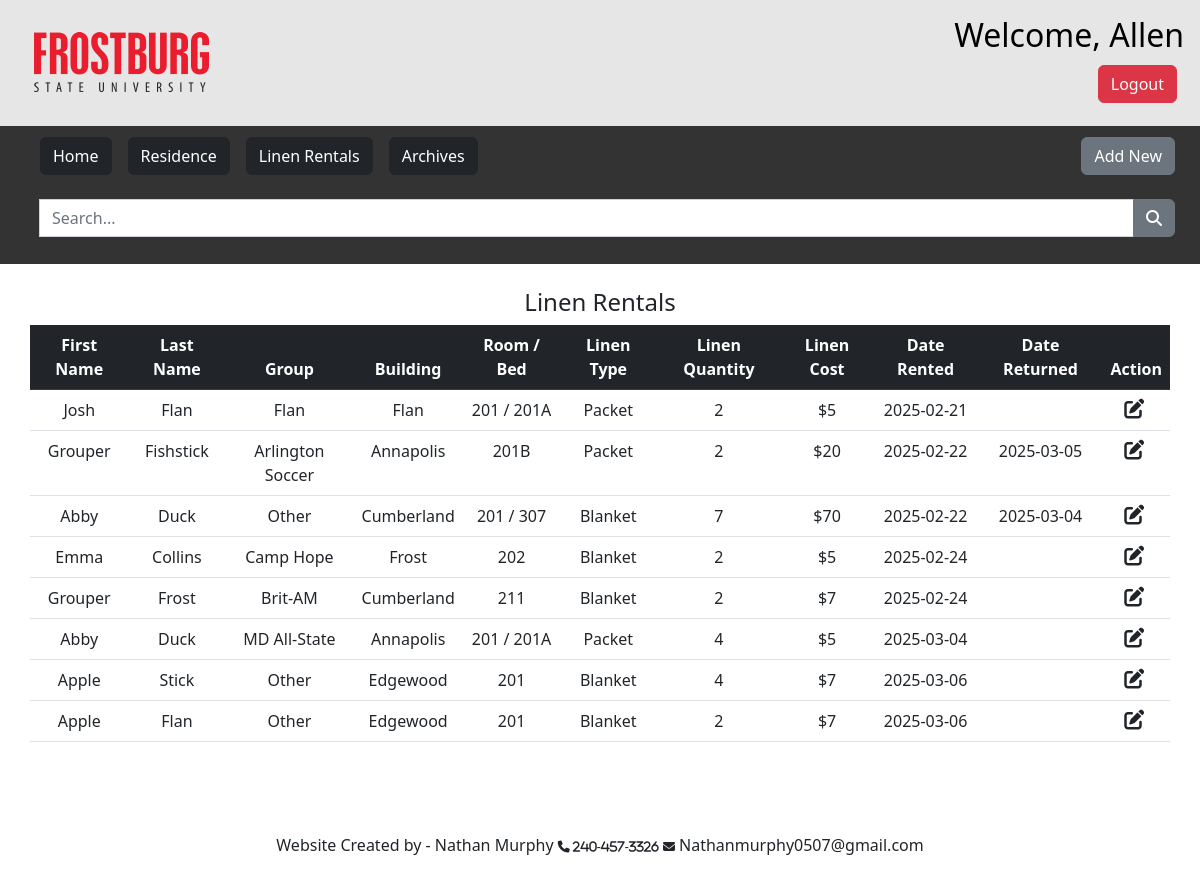
Screenshot of /linen.php (signed in) with the database file from the repository.
### tables this page shows
CREATE TABLE `user` (
  `id` int(11) NOT NULL,
  `name` varchar(128) NOT NULL,
  `email` varchar(255) NOT NULL,
  `password_hash` varchar(255) NOT NULL
);

CREATE TABLE `linens` (
  `id` int(11) NOT NULL,
  `resident_id` int(11) DEFAULT NULL,
  `first_name` varchar(255) DEFAULT NULL,
  `last_name` varchar(255) DEFAULT NULL,
  `building` varchar(255) DEFAULT NULL,
  `room` varchar(255) DEFAULT NULL,
  `group` varchar(255) DEFAULT NULL,
  `linen_type` varchar(255) DEFAULT NULL,
  `linen_quantity` varchar(255) DEFAULT NULL,
  `linen_cost` varchar(255) DEFAULT NULL,
  `linen_date_rented` date DEFAULT NULL,
  `linen_date_returned` date DEFAULT NULL
);

### linen.php (the view, shortened to what this page needs)
<?php
if (isset($_SESSION["user_id"])) {
    $mysqli = require __DIR__ . "/database.php";
    $stmt = $mysqli->prepare("SELECT * FROM user WHERE id = ?");
    $stmt->bind_param("i", $_SESSION['user_id']);
    $stmt->execute();
    $result = $stmt->get_result();
    $user = $result->fetch_assoc();
}
include "db_conn.php";
$search = "";
if (isset($_GET['search'])) {
    $search = mysqli_real_escape_string($conn, $_GET['search']);
    $sql = "SELECT co.id as resident_id, co.first_name, co.last_name, co.building, co.room, co.`group`, l.first_name, l.last_name, l.building, l.room, l.`group`, l.linen_type, l.linen_quantity, l.linen_cost, l.linen_date_rented, l.linen_date_returned
            FROM `linens` l
            LEFT JOIN `checkin-out` co ON co.id = l.resident_id
            WHERE (co.first_name LIKE '%$search%' OR
                   co.last_name LIKE '%$search%' OR
                   co.building LIKE '%$search%' OR
                   co.room LIKE '%$search%' OR
                   co.`group` LIKE '%$search%' OR
                   l.first_name LIKE '%$search%' OR
                   l.last_name LIKE '%$search%' OR
                   l.building LIKE '%$search%' OR
                   l.room LIKE '%$search%' OR
                   l.`group` LIKE '%$search%' OR
                   l.linen_type LIKE '%$search%' OR
                   l.linen_quantity LIKE '%$search%' OR
                   l.linen_cost LIKE '%$search%' OR
                   l.linen_date_rented LIKE '%$search%' OR
                   l.linen_date_returned LIKE '%$search%')";
} else {
    $sql = "SELECT co.id as resident_id, co.first_name, co.last_name, co.building, co.room, co.`group`, l.first_name, l.last_name, l.building, l.room, l.`group`, l.linen_type, l.linen_quantity, l.linen_cost, l.linen_date_rented, l.linen_date_returned
            FROM `linens` l
            LEFT JOIN `checkin-out` co ON co.id = l.resident_id
            WHERE l.linen_date_rented IS NOT NULL";
}
$result = mysqli_query($conn, $sql);
function highlight_search_result($text, $search) {
    return $text;
}
?>
<!DOCTYPE html>
<html lang="en">
<head>
    <link rel="stylesheet" href="homepage.css">
    <link href="https://cdn.jsdelivr.net/npm/bootstrap@5.2.3/dist/css/bootstrap.min.css" rel="stylesheet">
    <link rel="stylesheet" href="https://cdnjs.cloudflare.com/ajax/libs/font-awesome/6.4.0/css/all.min.css" />
</head>
<body>
<div class="header">
    <div>
     <a href="https://www.frostburg.edu/">
        <img alt="Frostburg State University" style="transform: translate(20px,20px);" src="src/FSU-logo.png">
        </a>
        <?php if (isset($user)): ?>
        <h2 class="mt-2 mx-2" style="float:right"> Welcome, <?= htmlspecialchars($user["name"])?></h2>
        <?php endif; ?>
    </div>
    <div class="logout_button">
        <a href="logout.php" class="dropbtn btn btn-danger"> Logout </a>
    </div>
</div>
<div class="topnavbar">
    <ul>
        <li><a href="home.php" class="btn btn-dark mx-2 mt-2 mb-2">Home</a></li>
        <li class="dropdown mb-2"><a href="homepage.php" class="dropbtn btn btn-dark mx-2 mt-2 mb-2">Residence</a></li>
        <li><a href="linen.php" class="dropbtn btn btn-dark mx-2 mt-2 mb-2">Linen Rentals</a></li>
        <li><a href="Archives.php" class="btn btn-dark mx-2 mt-2 mb-2">Archives</a></li>
        <div class="right_buttons">
            <li><a href="add_new_linen.php" class="btn btn-secondary my-2"> Add New </a></li>
        </div>
        <form method="get">
            <div class="input-group">
                <input type="text" class="form-control" placeholder="Search..." id="searchInput" name="search" value="<?= htmlspecialchars($search) ?>">
                <button type="submit" class="btn btn-secondary"><i class="fa-solid fa-search"></i></button>
            </div>
        </form>
    </ul>
</div>
    <div class="column middle mt-4">
        <table class="table table-hover text-center">
        <h4>Linen Rentals</h4>
            <thead class="table-dark">
                <tr>
                    <th scope="col">First Name</th>
                    <th scope="col">Last Name</th>
                    <th scope="col">Group</th>
                    <th scope="col">Building</th>
                    <th scope="col">Room / Bed</th>
                    <th scope="col">Linen Type</th>
                    <th scope="col">Linen Quantity</th>
                    <th scope="col">Linen Cost</th>
                    <th scope="col">Date Rented</th>
                    <th scope="col">Date Returned</th>
                    <th scope="col">Action</th>
                </tr>
            </thead>
            <tbody style="background-color:#ffffff">
                <?php while ($row = mysqli_fetch_assoc($result)): ?>
                <tr>
                    <td><?php echo highlight_search_result($row['first_name'], $search); ?></td>
                    <td><?php echo highlight_search_result($row['last_name'], $search); ?></td>
                    <td><?php echo highlight_search_result($row['group'], $search); ?></td>
                    <td><?php echo highlight_search_result($row['building'], $search); ?></td>
                    <td><?php echo highlight_search_result($row['room'], $search); ?></td>
                    <td><?php echo highlight_search_result($row['linen_type'], $search); ?></td>
                    <td><?php echo highlight_search_result($row['linen_quantity'], $search); ?></td>
                    <td><?php echo highlight_search_result($row['linen_cost'], $search); ?></td>
                    <td><?php echo highlight_search_result($row['linen_date_rented'], $search); ?></td>
                    <td><?php echo highlight_search_result($row['linen_date_returned'], $search); ?></td>
                    <td>
                        <a href="edit_linen.php?id=<?php echo $row['resident_id']; ?>"><i class="fa-solid fa-pen-to-square fs-5 me-1 link-dark"></i></a>
                    </td>
                </tr>
                <?php endwhile; ?>
            </tbody>
        </table>
    </div>
    <div class="footer">
        <p>Website Created by - Nathan Murphy <i class="fa fa-phone" style="font-size:12px"> 240-457-3326 </i> <i class="fa fa-envelope" style="font-size:12px"></i> Nathanmurphy0507@gmail.com </p>
    </div>
</body>
</html>

### homepage.css (style rules this page uses)
body { background: url(src/red-main.jpg) no-repeat fixed; background-size: cover; background-color: #a90b00; }
.header { background-color: #e6e6e6; color: rgb(0, 0, 0); padding: 8px; text-align: justify end; }
.topnavbar { margin-bottom: 5px; padding: 3px 0; background-color: #333; }
ul { list-style-type: none; margin: 0; padding: 0; background-color: #333; }
li { float: left; padding: 0; margin: 0; }
li a, .dropbtn { display: inline-block; color: white; text-align: center; padding: 14px 16px; text-decoration: none; }
li.dropdown { display: inline-block; position: relative; }
li a, .dropbtn { display: inline-block; color: white; text-align: center; padding: 14px 16px; text-decoration: none; outline: none; }
.column.middle { margin: auto; text-align: center; width: 95%; }
header, .logout_button { text-align: right; display: flex-end; margin-top: -55px; margin-right: 15px; margin-bottom: 15px; }
.right_buttons { float: right; display: flex; margin-right: 25px; }
topnavbar, .input-group { display: flex; justify-content: center; padding: 8px; padding-right: 25px; }
.footer { text-align: center; padding: 75px; }

### rows the page displays
user: name "Allen"
linens: first_name "Josh", last_name "Flan", group "Flan", building "Flan", room "201 / 201A", linen_type "Packet", linen_quantity "2", linen_cost "$5", linen_date_rented "2025-02-21"
linens: first_name "Grouper", last_name "Fishstick", group "Arlington Soccer", building "Annapolis", room "201B", linen_type "Packet", linen_quantity "2", linen_cost "$20", linen_date_rented "2025-02-22", linen_date_returned "2025-03-05"
linens: first_name "Abby", last_name "Duck", group "Other", building "Cumberland", room "201 / 307", linen_type "Blanket", linen_quantity "7", linen_cost "$70", linen_date_rented "2025-02-22", linen_date_returned "2025-03-04"
linens: first_name "Emma", last_name "Collins", group "Camp Hope", building "Frost", room "202", linen_type "Blanket", linen_quantity "2", linen_cost "$5", linen_date_rented "2025-02-24"
linens: first_name "Grouper", last_name "Frost", group "Brit-AM", building "Cumberland", room "211", linen_type "Blanket", linen_quantity "2", linen_cost "$7", linen_date_rented "2025-02-24"
linens: first_name "Abby", last_name "Duck", group "MD All-State", building "Annapolis", room "201 / 201A", linen_type "Packet", linen_quantity "4", linen_cost "$5", linen_date_rented "2025-03-04"
linens: first_name "Apple", last_name "Stick", group "Other", building "Edgewood", room "201", linen_type "Blanket", linen_quantity "4", linen_cost "$7", linen_date_rented "2025-03-06"
linens: first_name "Apple", last_name "Flan", group "Other", building "Edgewood", room "201", linen_type "Blanket", linen_quantity "2", linen_cost "$7", linen_date_rented "2025-03-06"
